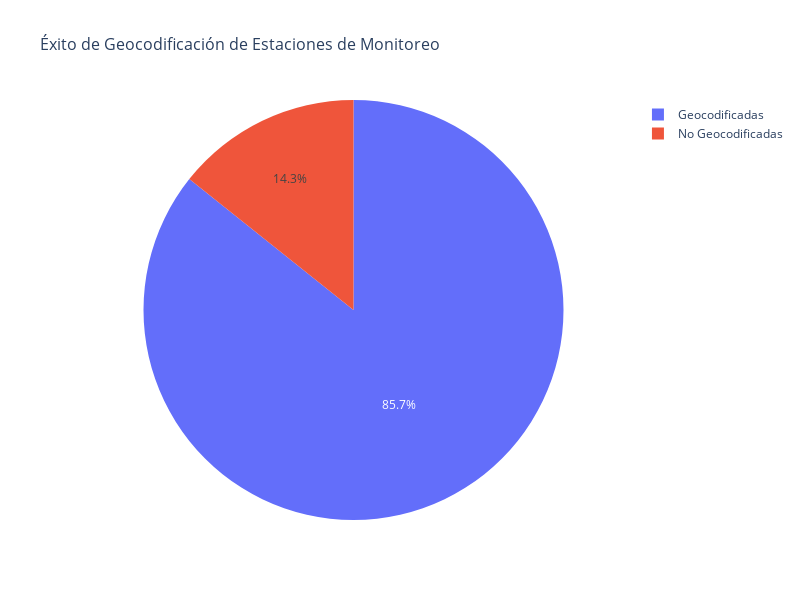

This figure's notebook cell:
### Markdown cell above
## 3. 📊 Demostración del Sistema de Visualizaciones

Probemos el sistema de visualizaciones con diferentes tipos de gráficos.

### Code cell
# 1. Gráfico de distribución de estaciones por éxito de geocodificación
print("📊 Creando visualización de resultados de geocodificación...")

fig_geo_stats = px.pie(
    values=[stats['estaciones_geocodificadas'], 
           stats['estaciones_unicas'] - stats['estaciones_geocodificadas']],
    names=['Geocodificadas', 'No Geocodificadas'],
    title='Éxito de Geocodificación de Estaciones de Monitoreo',
    color_discrete_map={
        'Geocodificadas': '#2E8B57',
        'No Geocodificadas': '#CD5C5C'
    }
)

fig_geo_stats.update_layout(
    title_font_size=16,
    showlegend=True,
    height=400
)

# Usar el sistema de visualizaciones
save_plot_with_fallback(fig_geo_stats, "estadisticas_geocodificacion")

### Figure 1 — Plotly figure (JSON) as saved in the notebook; plotly's stock layout.template omitted (floating-point values rounded to 4 significant figures)
{"data": [{"domain": {"x": [0, 1], "y": [0, 1]}, "hovertemplate": "label=%{label}<br>value=%{value}<extra></extra>", "labels": ["Geocodificadas", "No Geocodificadas"], "legendgroup": "", "name": "", "showlegend": true, "type": "pie", "values": [6, 1]}], "layout": {"height": 600, "legend": {"tracegroupgap": 0}, "showlegend": true, "title": {"font": {"size": 16}, "text": "Éxito de Geocodificación de Estaciones de Monitoreo"}, "width": 800}}
